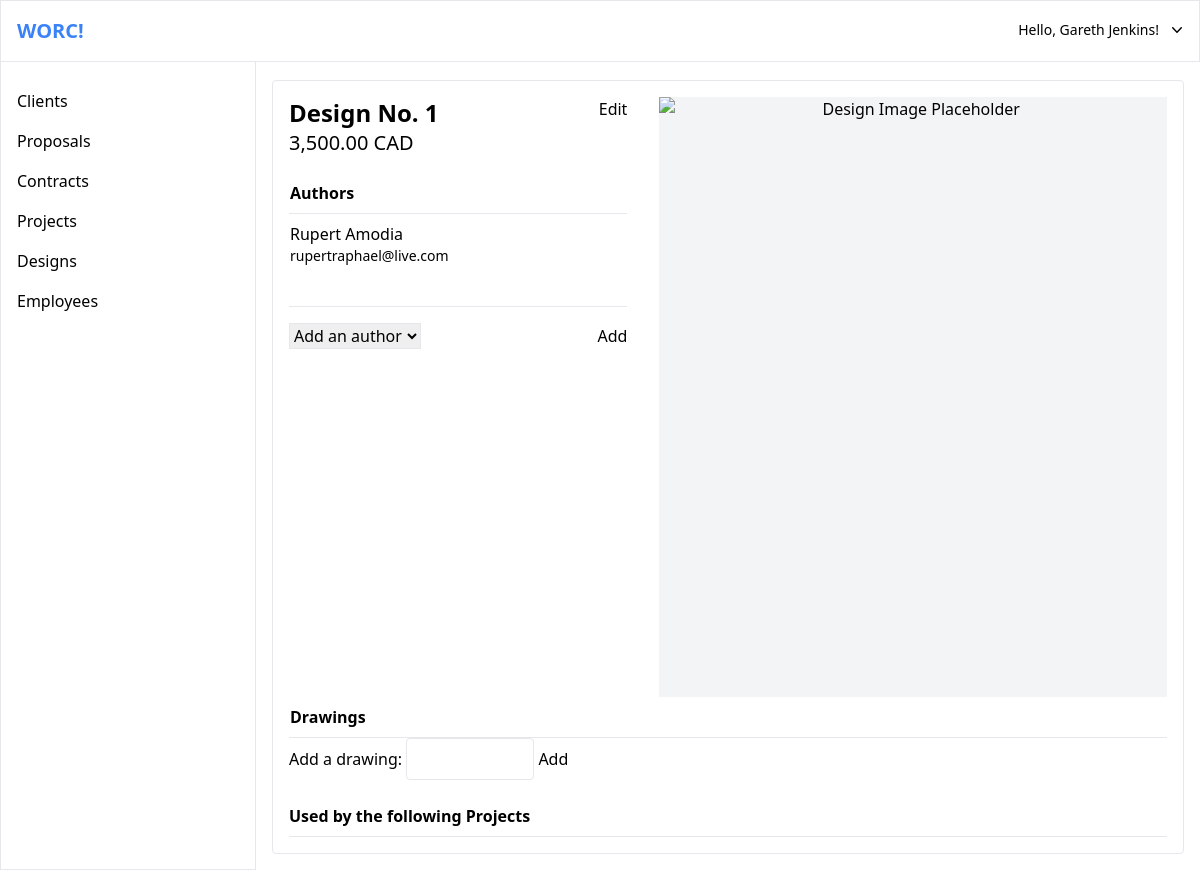
Page /designs/design.php?id=1 (signed in) on the committed database.
### tables this page shows
CREATE TABLE `Design` (
  `Design_No` int(11) NOT NULL,
  `Budget` decimal(19,4) NOT NULL
);

CREATE TABLE Employee 
(
	SSN	INT	NOT NULL, 
	First_Name	VARCHAR(255)	NOT NULL, 
	Last_Name	VARCHAR(255)	NOT NULL, 
	DOB	DATE	NOT NULL, 
	Phone_No	BIGINT	NOT NULL, 
	Email	VARCHAR(255), 
	Address_Line_1		VARCHAR(255)	NOT NULL, 
	Address_Line_2		VARCHAR(255), 
	City			VARCHAR(255)	NOT NULL, 
	Prov_State		VARCHAR(255)	NOT NULL, 
	Country			VARCHAR(255)	NOT NULL, 
	Postal_Zip		VARCHAR(255)	NOT NULL, 
	Job_Type	VARCHAR(255), 
	PRIMARY KEY(SSN) 
);

### data/design.php (called while the page is built, shortened)
<?php
function find_design($db, $design_no) {
	$q = "
		SELECT
			Design.*
		FROM Design
		WHERE
			Design.Design_No = :design_no
		";
	$query = $db->prepare($q);
	$query->execute([':design_no' => $design_no]);
	return $query;
}
function find_design_authors($db, $design_no) {
	$q = "
		SELECT
			Employee.*
		FROM Design, Engineering_Designs, Employee
		WHERE
			Design.Design_No = :design_no AND
			Design.Design_No = Engineering_Designs.Design_No AND
			Engineering_Designs.Eng_SSN = Employee.SSN
		";
	$query = $db->prepare($q);
	$query->execute([':design_no' => $design_no]);
	return $query;
}

### designs/design.php (the view, shortened to what this page needs)
<?php
require_once('../must_be_logged_in.php');
require_once('../db.php');
require_once('../data/design.php');
$design_no = $_GET['id'] ?? '';
$design = find_design($db, $design_no);
$authors = find_design_authors($db, $design_no);
$new_authors = get_new_design_authors($db, $design_no, $_job_types['engineering']);
$new_authors = $new_authors->fetchAll(PDO::FETCH_ASSOC);
if(!empty($design)) {
	$design = $design->fetch();
}
if(!empty($authors)) {
	$authors = $authors->fetchAll();
}
include('../templates/top.php');
?>
<?php
include('../templates/top-bar.php');
?>
<div>
	<?php
	include('../templates/side-bar.php');
	?>
	<div class="pt-16 ml-64">
		<main class="m-4 border rounded">
			<div class="m-4">
				<section class="flex">
					<div class="w-2/5 mr-4">
						<div class="mb-4 flex">
							<dl class="grow">
								<dt class="font-bold text-2xl">Design No. <?=$design['Design_No'] ?></dt>
								<dd class="text-xl"><?=number_format($design['Budget'], 2).' CAD' ?></dd>
							</dl>
							<div class="text-right">
								<a href="/<?=BASE_URL?>/designs/edit.php?id=<?=$design_no?>" class="hover:text-blue-500">Edit</a>
							</div>
						</div>
						<table class="w-full" style="max-height: 500px;">
							<thead>
								<tr>
									<td class="mt-4 py-2 font-bold border-b" colspan="2">Authors</td>
								</tr>
							</thead>
							<tbody>
								<?php
								foreach($authors as $author) {
								?>
								<tr>
									<td class="py-2">
										<span class="block"><?=$author['First_Name']?> <?=$author['Last_Name']?></span>
										<span class="block text-sm"><?=$author['Email']?></span>
									</td>
									<td class="text-right py-2">
									</td>
								</tr>
								<?php
								}
								?>
							</tbody>
						</table>
						<?php
						if (!empty($new_authors)) {
						?>
						<form class="mt-8 border-t py-4 flex justify-between" method="POST" action="add_author.php">
							<div>
								<select name="author" id="author" class="border">
									<option selected>Add an author</option>
								</select>
							</div>
							<button type="submit" class="hover:text-blue-500">Add</button>
						</form>
						<?php
						}
						?>
					</div>
					<div class="w-3/5 ml-4">
						<div class="text-center bg-gray-100" style="height: 600px">
							<img src="#" alt="Design Image Placeholder">
						</div>
					</div>
				</section>
				<section>
					<table class="w-full" style="max-height: 500px;">
						<thead>
							<tr>
								<td class="mt-4 py-2 font-bold border-b" colspan="2">Drawings</td>
							</tr>
						</thead>
					</table>
					<form method="POST" action="/<?=BASE_URL?>/designs/add_drawing.php">
						<label>Add a drawing:</label>
						<input type="number" name="drawing" class="py-2 border rounded pl-2 w-32">
						<button class="hover:text-blue-500" type="submit">Add</button>
					</form>
				</section>
				<section>
					<h2 class="mt-4 py-2 font-bold border-b">Used by the following Projects</h2>
				</section>
			</div>
		</main>
	</div>
</div>
<?php
include('../templates/bottom.php');
?>

### rows in the picture
design: Design_No "1", Budget "3,500.00"
employee: First_Name "Rupert", Last_Name "Amodia", Email "rupertraphael@live.com"

### other values in the picture
$first_name "Gareth"
$last_name "Jenkins"
